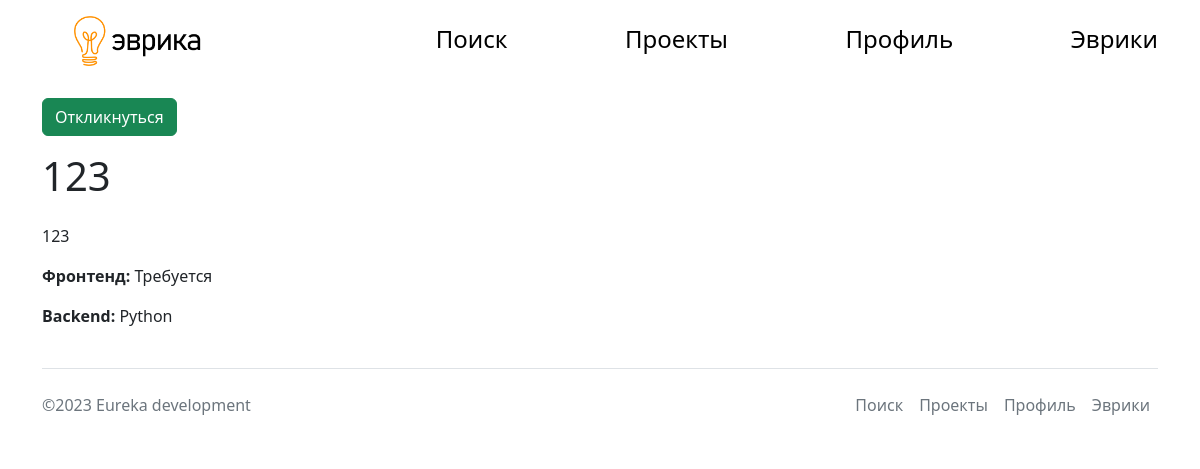
Before: /projects/2 (signed in) with the older database file.
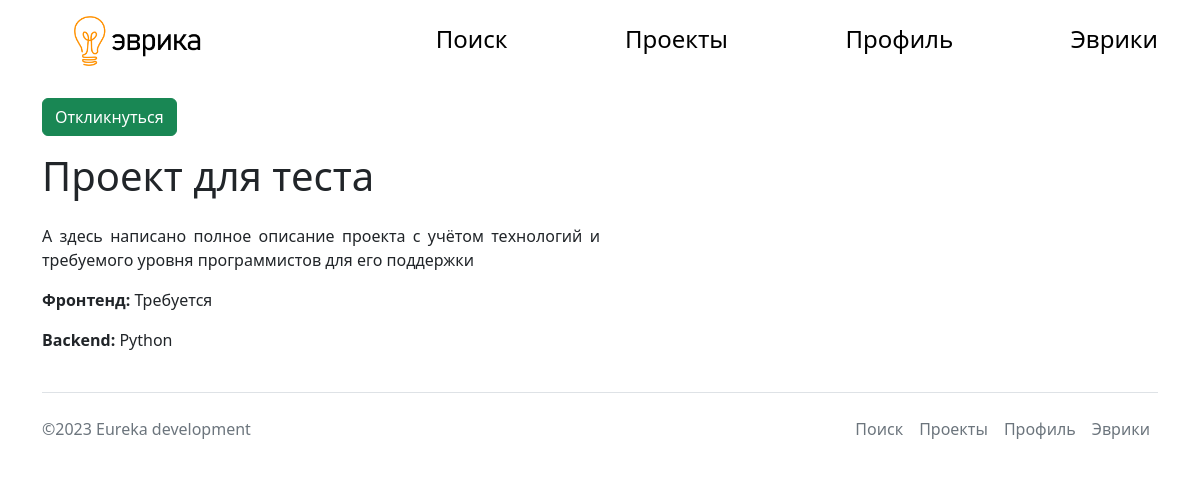
After: the same page with the newer database file.
### main.py (models this page shows, shortened)
class Project(db.Model):
    id = db.Column(db.Integer, primary_key=True)
    title = db.Column(db.String(20), nullable=False)
    about = db.Column(db.Text, nullable=False)
    image = db.Column(db.String)
    front_language = db.Column(db.Integer, nullable=False)
    back_language = db.Column(db.String, nullable=False)
    level = db.Column(db.String, nullable=False)
    founder_id = db.Column(db.Integer, nullable=False)
    intro = db.Column(db.String(240))

### main.py (the view)
@app.route('/projects/<int:id>')
def project_profile(id):
    project = db.session.query(Project).filter_by(id=id).first()
    like = db.session.query(Matches).filter_by(user_id=current_user.id, project_id=id).first()
    return render_template('project_profile.html', title=project.title, project=project, user=current_user, like=like)

### main.py (called while the page is built)
@login_manager.user_loader
def load_user(user_id):
    return User.query.get(user_id)

### templates/project_profile.html (shortened to what this page needs)
{%extends 'base.html'%}
{%block body%}
<div class="profile_container">
<div class="profile_text">
{% if user.id == project.founder_id %}
<a class='btn btn-warning' href="/projects/{{project.id}}/delete">Удалить проект</a>
{% else %}
{% if like %}
<p style='color:#8aff15'>Вы откликнулись на этот проект</p>
{% else %}
<a class='btn btn-success' href="/projects/{{project.id}}/like/{{user.id}}">Откликнуться</a>
{% endif %}
{% endif %}
<h1 class="py-3">{{project.title}}</h1>
{% if project.about %}
<p style="text-align: justify">{{project.about}}</p>
{% endif %}
<p><b>Фронтенд:</b>
{% if project.front_language %}
Требуется
{% else %}
Не требуется
{% endif %}
</p>
<p>
<b>Backend: </b> {{project.back_language}}
</p>
</div>
</div>
{%endblock%}

### templates/base.html (shortened to what this page needs)
<!DOCTYPE html>
<html lang="en">
<head>
<link rel="stylesheet" href="https://cdn.jsdelivr.net/npm/bootstrap@5.2.3/dist/css/bootstrap.min.css">
<link rel="stylesheet" href="/static/css/style.css" type="text/css">
</head>
<body class="container">
<ul class="navigation_container py-3">
<li class='nav_img_link'><a href="/"><img src="/static/images/logo.png" alt="Arch logo" class='logo'></a></li>
<li class='navigation_link'><a  href="/search" class='navigation_link'>Поиск</a></li>
<li class='navigation_link'><a href="/projects" class='navigation_link'>Проекты</a></li>
<li class='navigation_link'><a href="/profile" class='navigation_link'>Профиль</a></li>
<li class='navigation_link'><a href="/matches" class='navigation_link'>Эврики</a></li>
</ul>
<main>
{% block body %}
{% endblock %}
</main>
<footer class="d-flex flex-wrap justify-content-between align-items-center py-3 my-4 border-top">
<p class="col-md-4 mb-0 text-muted">©2023 Eureka development</p>
<ul class="nav col-md-4 justify-content-end">
<li class=''><a  href="/search" class='nav-link px-2 text-muted'>Поиск</a></li>
<li class='nav-item'><a href="/projects" class='nav-link px-2 text-muted'>Проекты</a></li>
<li class='nav-item'><a href="/profile" class='nav-link px-2 text-muted'>Профиль</a></li>
<li class='nav-item'><a href="/matches" class='nav-link px-2 text-muted'>Эврики</a></li>
</ul>
</footer>
</body>
</html>

### static/css/style.css (style rules this page uses)
a { color: #8aff15; }
.navigation_container { display: flex; list-style-type: none; }
.navigation_link { font-size: 24px; text-decoration: none; color: black; margin-left: auto; margin-right: 0px; margin-top: 5px; }
.logo { height: 50px; }
.nav_img_link { margin-left: 0; margin-right: auto; }
.profile_container { display: flex; }
.profile_text { max-width: 50%; margin-right: auto; }

Changed rows visible on the page:
changed Project "Python": title "123" → "Проект для теста"; about "123" → "А здесь написано полное описание проекта с учётом технологий и требуемого уровня программистов для его поддержки"
